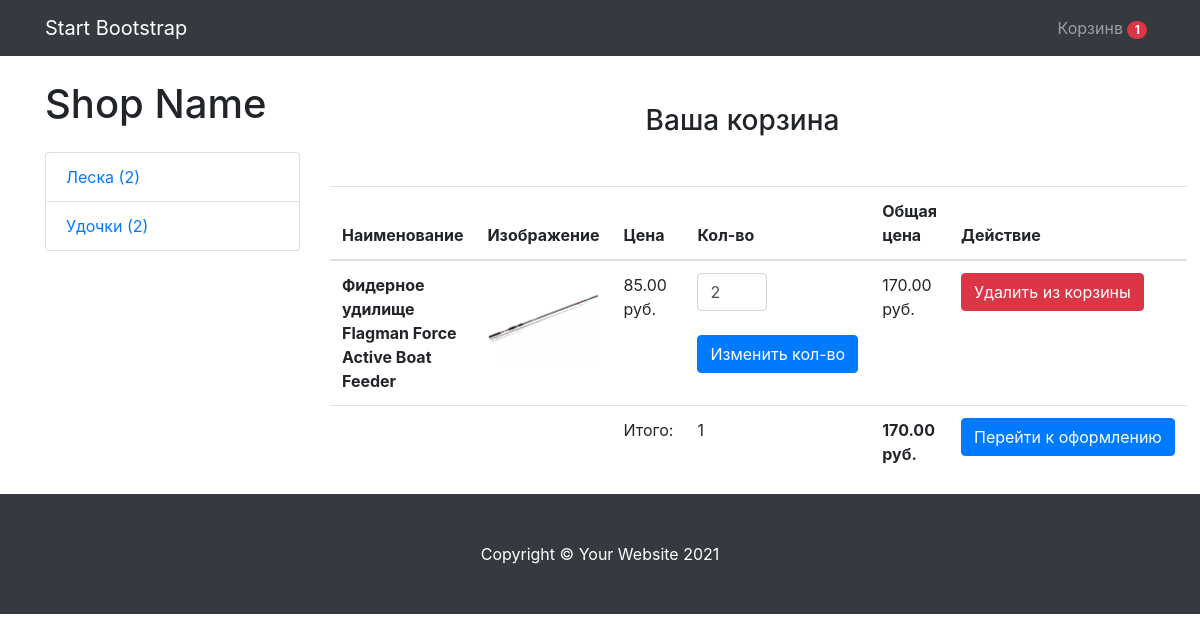
/cart/ (signed in), run on an earlier commit of the app's database.
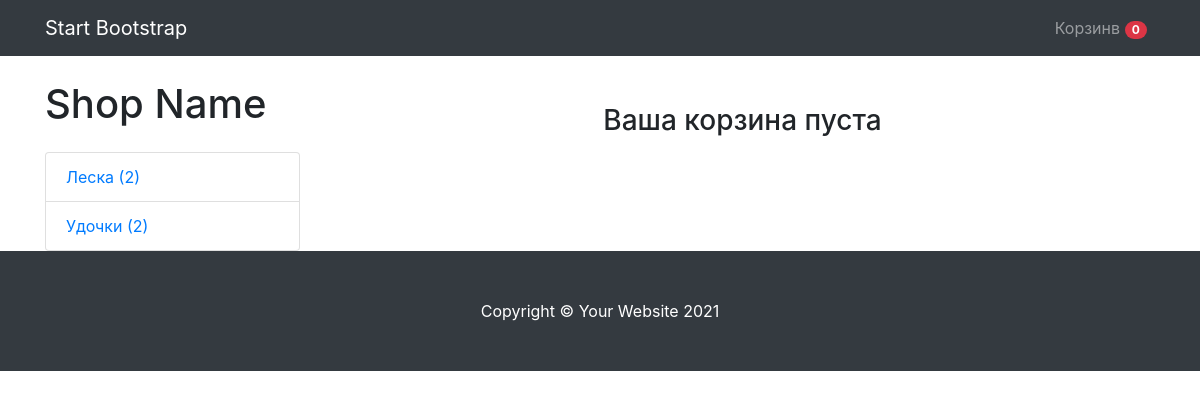
And on a later commit of the database.
### mainapp/models.py (models this page shows, shortened)
class Cart(models.Model):
    owner = models.ForeignKey('Customer', null=True, verbose_name='Владелец', on_delete=models.CASCADE)
    products = models.ManyToManyField(CartProduct, blank=True, related_name='related_cart')
    total_products = models.PositiveIntegerField(default=0)
    final_price = models.DecimalField(max_digits=9, default=0, decimal_places=2, verbose_name='Общая стоимость')
    in_order = models.BooleanField(default=False)
    for_anonymous_user = models.BooleanField(default=False)

class Category(models.Model):
    name = models.CharField(max_length=255, verbose_name='Имя категории')
    slug = models.SlugField(unique=True)
    objects = CategoryManager()
    def get_absolute_url(self):
        return reverse('category_detail', kwargs={'slug': self.slug})

class CartProduct(models.Model):
    user = models.ForeignKey('Customer', verbose_name='Покупатель', on_delete=models.CASCADE)
    cart = models.ForeignKey('Cart', verbose_name='Корзина', on_delete=models.CASCADE, related_name='related_products')
    content_type = models.ForeignKey(ContentType, on_delete=models.CASCADE)
    object_id = models.PositiveIntegerField()
    content_object = GenericForeignKey('content_type', 'object_id')
    qty = models.PositiveIntegerField(default=1)
    final_price = models.DecimalField(max_digits=9, decimal_places=2, verbose_name='Общая стоимость')

class Product(models.Model):
    MIN_RESOLUTION = (400, 400)
    MAX_RESOLUTION = (1200, 1200)
    MAX_IMAGE_SIZE = 3145728
    class Meta:
        abstract = True
    category = models.ForeignKey(Category, verbose_name='Категоря', on_delete=models.CASCADE)
    title = models.CharField(max_length=255, verbose_name='Наименование')
    slug = models.SlugField(unique=True)
    image = models.ImageField(verbose_name='Изображение')
    description = models.TextField(verbose_name='Описание', null=True)
    price = models.DecimalField(max_digits=9, decimal_places=2, verbose_name='Цена')
    def get_model_name(self):
        return self.__class__.__name__.lower()

class FishRod(Product):
    type = models.CharField(max_length=255, verbose_name='Тип удилища')
    length = models.CharField(max_length=255, verbose_name='Длина удилища')
    weight = models.CharField(max_length=255, verbose_name='Вес удилища')
    transport_length = models.CharField(max_length=255, verbose_name='Транспортировочная длина')
    number_of_sections = models.CharField(max_length=255, verbose_name='Количество секций')
    maximum_test = models.CharField(max_length=255, verbose_name='Максимальный тест')

### mainapp/views.py (the view)
# urls.py: path('cart/', CartView.as_view(), name='cart'),
class CartView(CartMixin, View):
    def get(self, request, *args, **kwargs):
        categories = Category.objects.get_categories_for_left_sidebar()
        context = {
            'cart': self.cart,
            'categories': categories
        }
        return render(request, 'cart.html', context)

### mainapp/mixins.py (called while the page is built)
    def dispatch(self, request, *args, **kwargs):
        if request.user.is_authenticated:
            customer = Customer.objects.filter(user=request.user).first()
            if not customer:
                customer = Customer.objects.create(
                    user=request.user
                )
            cart = Cart.objects.filter(owner=customer, in_order=False).first()
            if not cart:
                cart = Cart.objects.create(owner=customer)
        else:
            cart = Cart.objects.filter(for_anonymous_user=True).first()
            if not cart:
                cart = Cart.objects.create(for_anonymous_user=True)
        self.cart = cart
        return super().dispatch(request, *args, **kwargs)

### mainapp/models.py (called while the page is built)
def get_models_for_count(*model_names):
    return [models.Count(model_name) for model_name in model_names]

    def get_queryset(self):
        return super().get_queryset()

### mainapp/templates/cart.html (shortened to what this page needs)
{% extends 'base.html' %}
{% block content %}
<h3 class="text-center mt-5 mb-5">Ваша корзина {% if not cart.products.count %}пуста{% endif %}</h3>
{% if cart.products.count %}
<table class="table">
  <thead>
    <tr>
      <th scope="col">Наименование</th>
      <th scope="col">Изображение</th>
      <th scope="col">Цена</th>
      <th scope="col">Кол-во</th>
        <th scope="col">Общая цена</th>
      <th scope="col">Действие</thscope>
    </tr>
  </thead>
  <tbody>
    {% for item in cart.products.all %}
        <tr>
          <th scope="row">{{ item.content_object.title }}</th>
          <td class="w-25"><img src="{{ item.content_object.image.url }}" class="img-fluid"</td>
          <td>{{ item.content_object.price }} руб.</td>
          <td>
            <form action="{% url 'change_qty' ct_model=item.content_object.get_model_name slug=item.content_object.slug %}" method="POST">
              <input type="number" class="form-control" name="qty" style="width: 70px;" min="1" value="{{ item.qty }}">
              <br>
              <input type="submit" class="btn btn-primary" value="Изменить кол-во">
            </form>
          </td>
            <td>{{ item.final_price }} руб.</td>
          <td>
            <a href="{% url 'delete_from_cart' ct_model=item.content_object.get_model_name slug=item.content_object.slug %}"><button class="btn btn-danger">Удалить из корзины</button> </a>
          </td>
        </tr>
     {% endfor %}
        <tr>
          <td colspan="2"></td>
          <td>Итого:</td>
          <td>{{ cart.total_products }}</td>
          <td><strong>{{ cart.final_price }} руб.</strong></td>
          <td><a href="{% url 'checkout' %}"><button class="btn btn-primary">Перейти к оформлению</button></a></td>
        </tr>
  </tbody>
</table>
{% endif %}
{% endblock content %}

### mainapp/templates/base.html (shortened to what this page needs)
<!DOCTYPE html>
<html lang="en">
    <head>
        <link rel="stylesheet" href="https://maxcdn.bootstrapcdn.com/bootstrap/4.0.0/css/bootstrap.min.css">
    </head>
    <body>
        <nav class="navbar navbar-expand-lg navbar-dark bg-dark">
            <div class="container">
                <a class="navbar-brand" href="#!">Start Bootstrap</a>
                <div class="collapse navbar-collapse" id="navbarResponsive">
                    <ul class="navbar-nav ml-auto">
                        <li class="nav-item"><a class="nav-link" href="{% url 'cart' %}">Корзинв <span class="badge badge-pill badge-danger">{{ cart.products.count }}</span> </a></li>
                    </ul>
                </div>
            </div>
        </nav>
        <div class="container">
            <div class="row">
                <div class="col-lg-3">
                    <h1 class="my-4">Shop Name</h1>
                    <div class="list-group">
                        {% for category in categories %}
                        <a class="list-group-item" href="{{ category.url }}">{{ category.name }} ({{ category.count }})</a>
                        {% endfor %}
                    </div>
                </div>
                <div class="col-lg-9">
                    {% block content %}{% endblock content %}
                    </div>
                </div>
            </div>
        <footer class="py-5 bg-dark">
            <div class="container"><p class="m-0 text-center text-white">Copyright &copy; Your Website 2021</p></div>
        </footer>
    </body>
</html>

What changed in the data, as far as the page shows it:
removed Cart: products.count "1", total_products "1", final_price "170.00"
removed CartProduct: content_object "Фидерное удилище Flagman Force Active Boat Feeder", content_object.image (picture), content_object.price "85.00", qty "2", final_price "170.00"
added Cart: products.count "0"
Also different on the page:
text no longer shown: "Наименование Изображение Цена Кол-во Общая цена Действие Итого: руб. Перейти к оформлению"
text now shown: "пуста"
